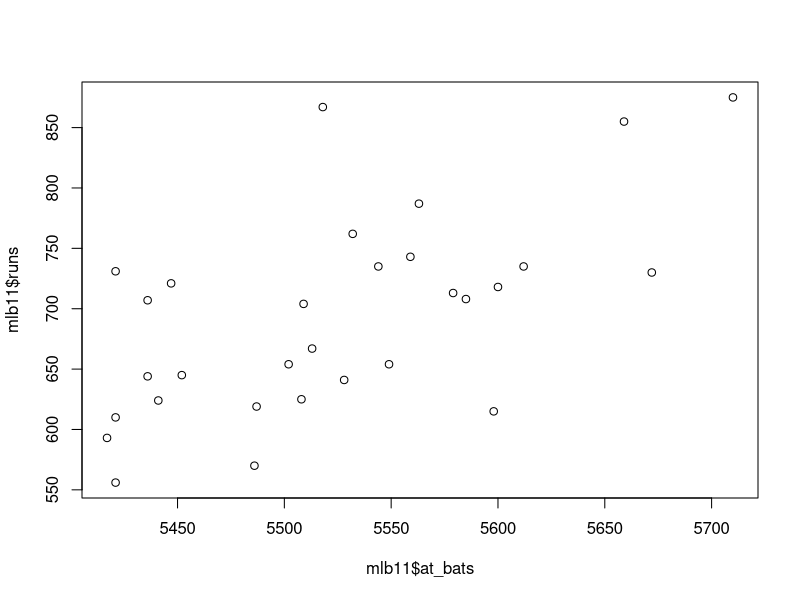
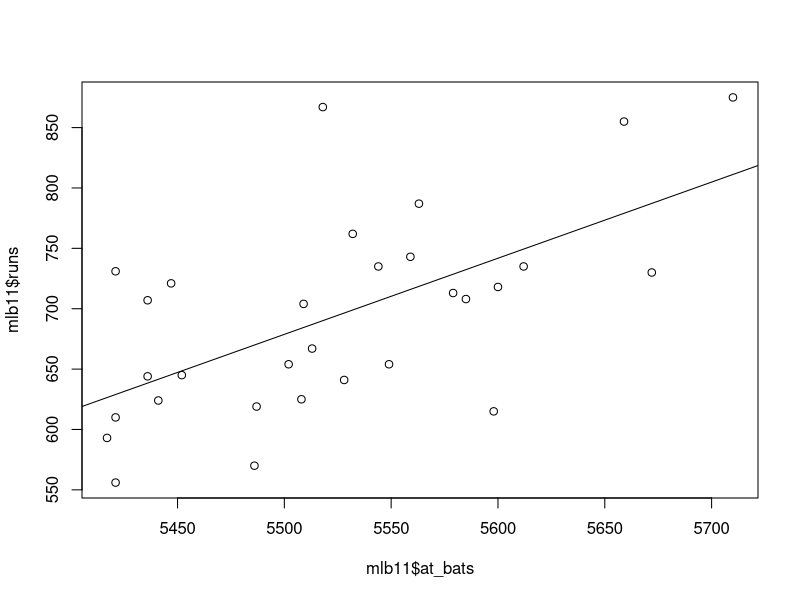
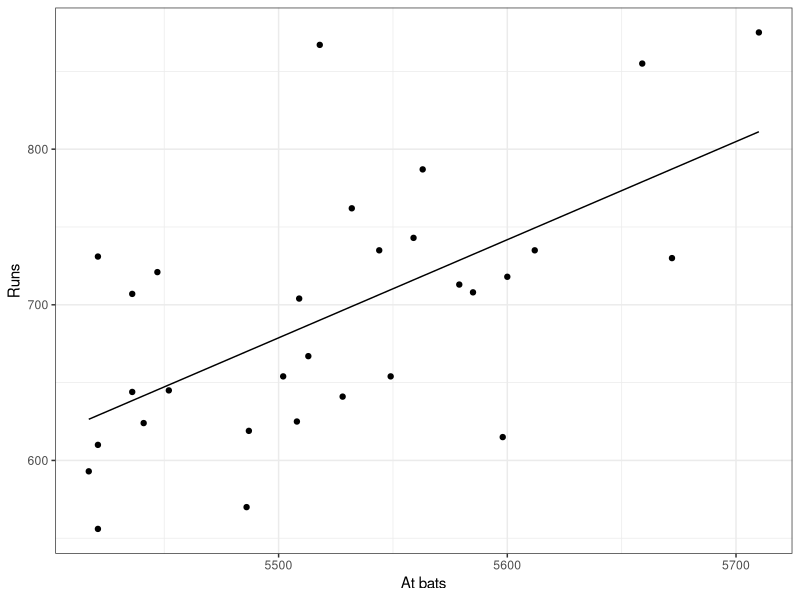
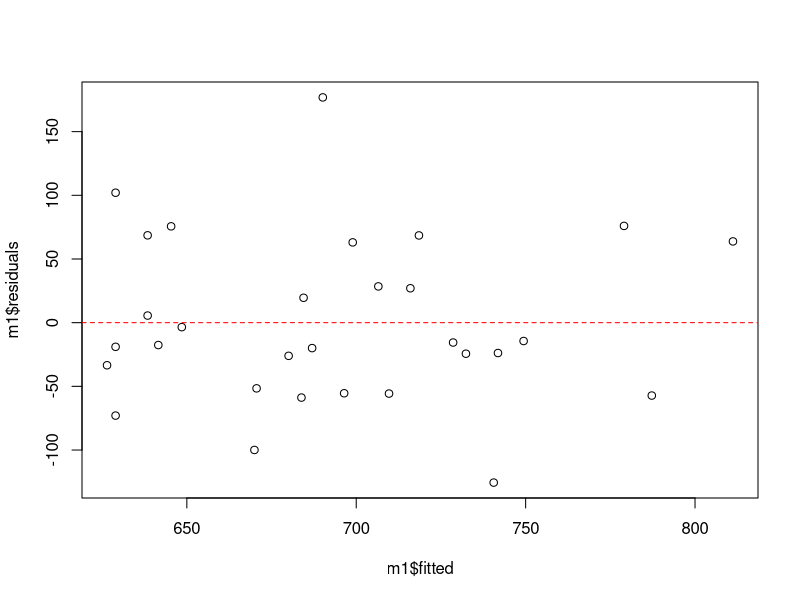
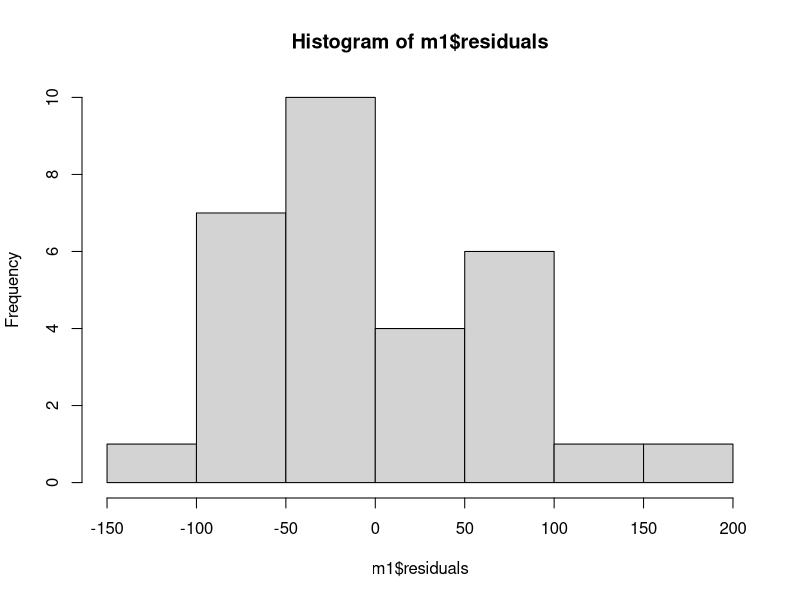
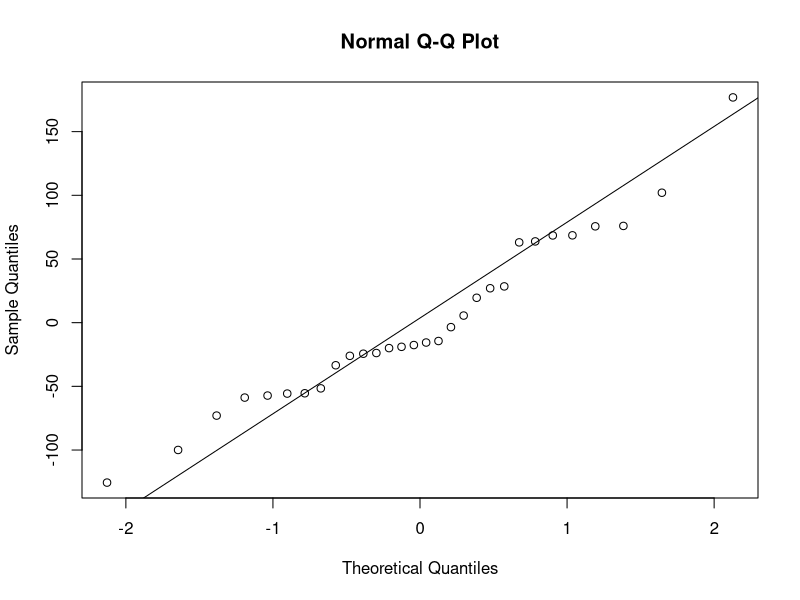
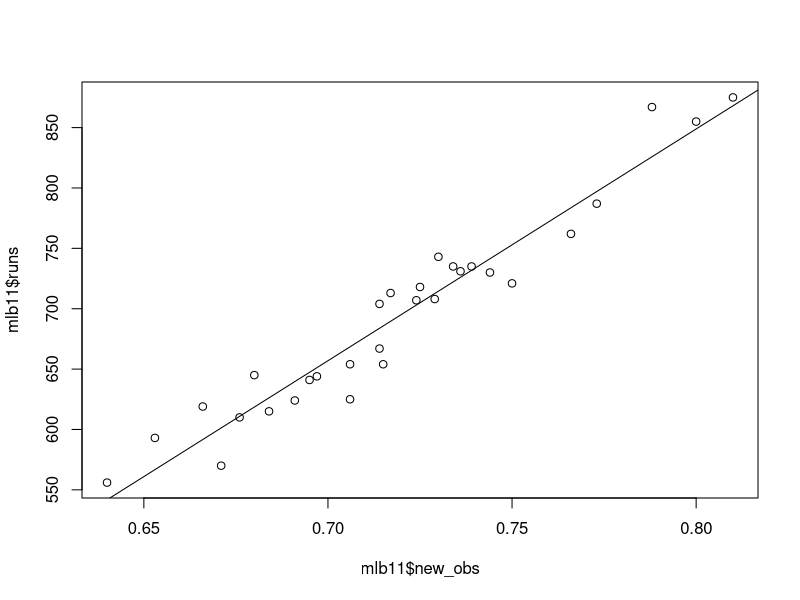
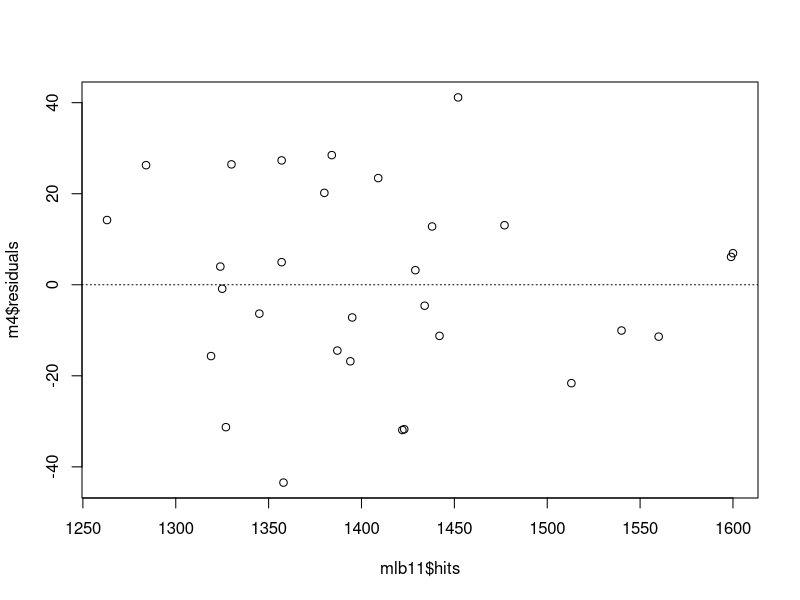

The R script that drew these images, in order:
## ---- chunk 1

# Setup the environment
library(knitr)
knitr::opts_chunk$set(fig.align='center',fig.width=10, fig.height=6, fig.path='Figs/',  warning=FALSE, echo=TRUE, eval=TRUE, message=FALSE)

r = getOption("repos")
r["CRAN"] = "http://cran.us.r-project.org"
options(repos = r)

## ---- chunk 2
library(tidyverse)
## ---- chunk 3
mlb11<-read.csv('MLB11.csv')
## ---- chunk 4
# type your code here
plot(mlb11$at_bats, mlb11$runs)

## ---- chunk 5
cor(mlb11$runs, mlb11$at_bats)
## ---- chunk 6
m1 <- lm(runs ~ at_bats, data = mlb11)
## ---- chunk 7
summary(m1)
## ---- chunk 8
# type your code here
plot(mlb11$runs ~ mlb11$at_bats)
abline(m1)

## ---- chunk 9
ggplot(data=mlb11, aes(x=at_bats))+
  geom_point(aes(y=runs))+
  geom_line(aes(y=predict(m1)))+
  labs(x="At bats",y="Runs")+
  theme_bw()
## ---- chunk 10
mlb11 %>%
  filter(at_bats == 5579) %>%
  dplyr::select(runs)
## ---- chunk 11
# type your code here
new.at_bats <- data.frame(at_bats=c(5579))
predict(m1, new.at_bats)

mlb11[mlb11$at_bats == 5579, "runs"]
predict(m1, new.at_bats)
m1$residuals
mlb11[mlb11$at_bats == 5579, "runs"] - predict(m1, new.at_bats)

## ---- chunk 12
plot(m1$fitted, m1$residuals)
abline(h = 0, lty=2, col='red')
## ---- chunk 13
hist(m1$residuals)
## ---- chunk 14
qqnorm(m1$residuals)
qqline(m1$residuals)
## ---- chunk 15
# type your code for Question 10 here, and Knit
m4 <- lm(runs ~ new_obs, data = mlb11)
plot(mlb11$runs ~ mlb11$new_obs)
abline(m4)
summary(m4)$r.squared
plot(m4$residuals ~ mlb11$hits)
abline(h = 0, lty = 3)

m5 <- lm(runs ~ new_slug, data = mlb11)
plot(mlb11$runs ~ mlb11$new_slug)
abline(m5)
summary(m5)$r.squared
plot(m5$residuals ~ mlb11$hits)
abline(h = 0, lty = 3) 

m6 <- lm(runs ~ new_onbase, data = mlb11)
plot(mlb11$runs~ mlb11$new_onbase)
abline(m6)
summary(m6)$r.squared
plot(m6$residuals ~ mlb11$hits)
abline(h = 0, lty = 3)

## ---- chunk 16
# type your code here 


## ---- chunk 17
multiple_lm <- lm(mlb11$runs ~ mlb11$at_bats +mlb11$hits + mlb11$homeruns)
summary(multiple_lm)
## ---- chunk 18
# Normality of residuals: not met very well, this model 
qqnorm(multiple_lm$residuals)
qqline(multiple_lm$residuals)

# Linearity and constant variablity: these look pretty good! Going from left to
# right there isn't a strong trend in either direction and the spread around the
# center line stays about constant
plot(multiple_lm$fitted, multiple_lm$residuals)
abline(h=0, col="red")
## ---- chunk 19
# type your code for the linear model here



# Normality of residuals



# Linearity and constant variability


